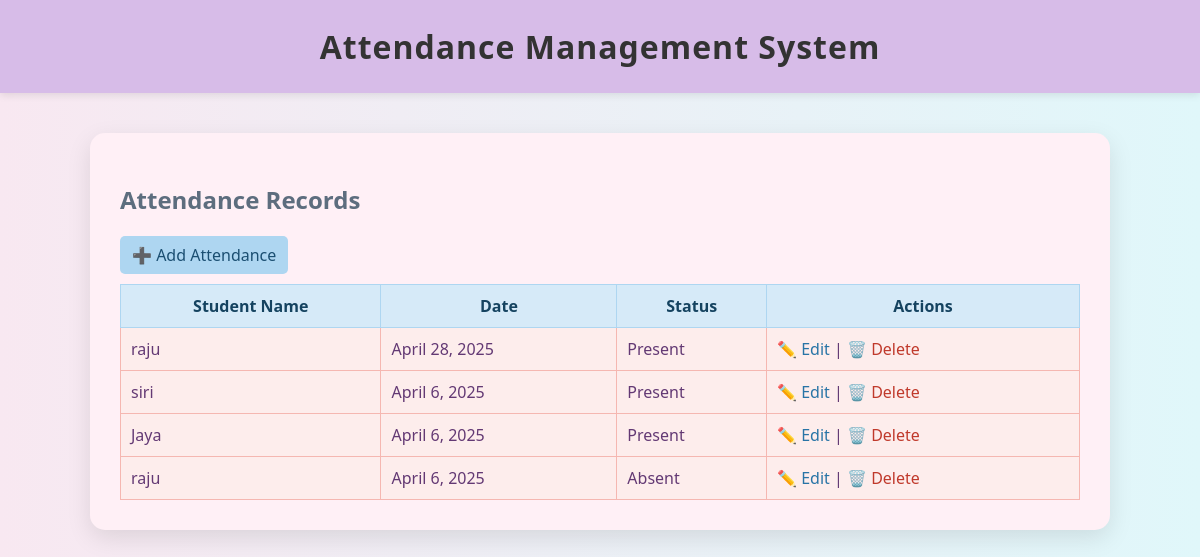
The page /attendance/ on the database its author committed.
### attendance/models.py (models this page shows, shortened)
class Attendance(models.Model):
    student = models.ForeignKey(Student, on_delete=models.CASCADE)
    date = models.DateField()
    status = models.CharField(max_length=10, choices=[('Present', 'Present'), ('Absent', 'Absent')])

### students/models.py (models this page shows, shortened)
class Student(models.Model):
    name = models.CharField(max_length=100)
    roll_no = models.IntegerField(unique=True)
    email = models.EmailField()

### attendance/views.py (the view)
# urls.py: path('', views.attendance_list, name='attendance_list'),
def attendance_list(request):
    records = Attendance.objects.all()
    return render(request, 'attendance/attendance_list.html', {'records': records})

### attendance/templates/attendance/attendance_list.html
{% extends 'base.html' %}
{% block content %}
<h2 style="color: #5D6D7E;">Attendance Records</h2>
<a href="{% url 'attendance_create' %}" style="display: inline-block; padding: 8px 12px; background-color: #AED6F1; color: #1B4F72; text-decoration: none; border-radius: 5px; margin-bottom: 10px;">➕ Add Attendance</a>
<table style="width: 100%; border-collapse: collapse; font-family: 'Segoe UI', sans-serif;">
    <thead>
        <tr style="background-color: #D6EAF8; color: #154360;">
            <th style="padding: 10px; border: 1px solid #AED6F1;">Student Name</th>
            <th style="padding: 10px; border: 1px solid #AED6F1;">Date</th>
            <th style="padding: 10px; border: 1px solid #AED6F1;">Status</th>
            <th style="padding: 10px; border: 1px solid #AED6F1;">Actions</th>
        </tr>
    </thead>
    <tbody>
        {% for record in records %}
        <tr style="background-color: #FDEDEC; color: #633974;">
            <td style="padding: 10px; border: 1px solid #F5B7B1;">{{ record.student.name }}</td>
            <td style="padding: 10px; border: 1px solid #F5B7B1;">{{ record.date }}</td>
            <td style="padding: 10px; border: 1px solid #F5B7B1;">{{ record.status }}</td>
            <td style="padding: 10px; border: 1px solid #F5B7B1;">
                <a href="{% url 'attendance_update' record.id %}" style="color: #2874A6; text-decoration: none;">✏️ Edit</a> |
                <a href="{% url 'attendance_delete' record.id %}" style="color: #C0392B; text-decoration: none;">🗑️ Delete</a>
            </td>
        </tr>
        {% empty %}
        <tr>
            <td colspan="4" style="text-align: center; padding: 10px; color: #999;">No attendance records found.</td>
        </tr>
        {% endfor %}
    </tbody>
</table>
{% endblock %}

### students/templates/base.html (shortened to what this page needs)
{% load static %}
<!DOCTYPE html>
<html>
<head>
    <link rel="stylesheet" type="text/css" href="{% static 'students/style.css' %}">
</head>
<body>
    <header>
        <h1>Attendance Management System</h1>
    </header>
    <main>
        {% block content %}{% endblock %}
    </main>
</body>
</html>

### students/static/students/style.css (style rules this page uses)
body { font-family: Arial, sans-serif; background-color: #f2f2f2; padding: 20px; }
h1, h2 { color: #333; }

### students/templates/base.html (style rules this page uses)
body { font-family: 'Segoe UI', Tahoma, Geneva, Verdana, sans-serif; background: linear-gradient(to right, #f8e8f1, #e0f7fa); margin: 0; padding: 0; color: #4b4453; }
header { background-color: #d7bce8; color: #4a148c; padding: 25px 20px; text-align: center; box-shadow: 0 2px 8px rgba(0, 0, 0, 0.1); }
h1 { margin: 0; font-size: 32px; letter-spacing: 1px; }
main { padding: 30px; max-width: 960px; margin: 40px auto; background-color: #fff0f6; box-shadow: 0 8px 24px rgba(0, 0, 0, 0.1); border-radius: 15px; }
a { color: #8e24aa; text-decoration: none; font-weight: 500; }

### rows shown on the page
Attendance: student.name "raju", date "April 28, 2025", status "Present"
Attendance: student.name "siri", date "April 6, 2025", status "Present"
Attendance: student.name "Jaya", date "April 6, 2025", status "Present"
Attendance: student.name "raju", date "April 6, 2025", status "Absent"
